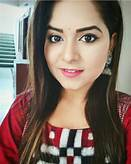
#> input picture model/dataset/amrita_nayak/th (4).jpg, 131 x 164 px, found by its file name
$ jupyter execute --allow-errors Youtuber_face_recognition_module.ipynb   (shell and % lines are left out)
#> lines starting #> are read from the running program, lines starting #| are printed output that depends on the picture; after the words box and inside, x2 and y2 are one past the last pixel; in counts of white or black regions, pixels touching at a corner belong together
[cell 1]
import numpy as np
import cv2
import matplotlib
from matplotlib import pyplot as plt

[cell 2]
#First we need to load the required XML classifiers. Then load our input image (or video) in gray scale mode.

[cell 3]
img=cv2.imread(r"C:\Users\RASHMI RANJAN JENA\Desktop\Jupyter\Celebrities_face_recognition_module\model\dataset\amrita_nayak\th (4).jpg")
#> img is the input picture: shape (164, 131, 3); mean B, G, R 99.5, 110, 128.4

[cell 4]
img.shape
#> Out = (164, 131, 3)

[cell 5]
plt.imshow(img)

[cell 6]
gray=cv2.cvtColor(img,cv2.COLOR_BGR2GRAY)
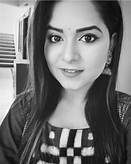
#> gray: shape (164, 131); min 1, max 254, mean 114.3
gray.shape
#> Out = (164, 131)

[cell 7]
plt.imshow(gray,cmap='gray')

[cell 8]
face_cascade = cv2.CascadeClassifier(r"C:\Users\RASHMI RANJAN JENA\Desktop\Jupyter\Celebrities_face_recognition_module\model\opencv\haarcascades\haarcascade_frontalface_default.xml")
eye_cascade = cv2.CascadeClassifier(r"C:\Users\RASHMI RANJAN JENA\Desktop\Jupyter\Celebrities_face_recognition_module\model\opencv\haarcascades\haarcascade_eye.xml")

faces=face_cascade.detectMultiScale(gray,1.3,5)
#> faces = [[34, 10, 77, 77]]
faces
#> Out = [[34, 10, 77, 77]]

[cell 9]
(x,y,w,h)=faces[0]
#> x = 34; y = 10; w = 77; h = 77
x,y,w,h
#> Out = (34, 10, 77, 77)

[cell 10]
face_img=cv2.rectangle(img,(x,y),(x+w,y+h),(255,0,255),2)
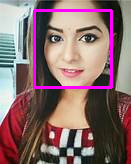
#> face_img: shape (164, 131, 3); mean B, G, R 107.4, 106.5, 135.4
plt.imshow(face_img)

[cell 11]
for (x,y,w,h) in faces:
    face_img = cv2.rectangle(img,(x,y),(x+w,y+h),(255,0,0),1)
    roi_gray = gray[y:y+h,x:x+w]
    roi_color = img[y:y+h,x:x+w]
    eyes = eye_cascade.detectMultiScale(roi_gray)
    for (ex,ey,ew,eh) in eyes:
        cv2.rectangle(roi_color,(ex,ey),(ex+ew,ey+eh),(255,0,0),1)
        cv2.imshow('Face Detection',face_img)
        cv2.waitKey(0)
#> this loop made 1 pass
#> (x, y, w, h, eyes) on pass 1: (34, 10, 77, 77, [[10, 18, 23, 23], [40, 15, 26, 26]])
#> pass 1, `face_img = cv2.rectangle(img,(x,y),(x+w,y+h),(255,0,0),1)`:
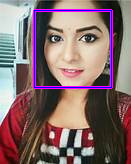
#> face_img: shape (164, 131, 3); 1.43% of pixels changed, all inside (x1, y1, x2, y2) = (34, 10, 112, 88)
#> pass 1, `roi_gray = gray[y:y+h,x:x+w]`:
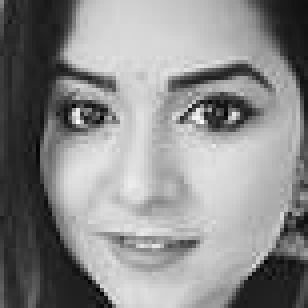
#> roi_gray: shape (77, 77) (shown 4 times larger); min 1, max 254, mean 139.2
#> after the loop:
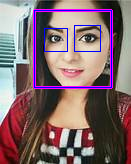
#> img: shape (164, 131, 3); 2.35% of pixels changed, all inside (x1, y1, x2, y2) = (34, 10, 112, 88)
#> after the loop:
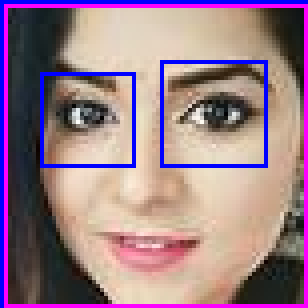
#> roi_color: shape (77, 77, 3) (shown 4 times larger); mean B, G, R 136.9, 123.7, 154

cv2.destroyAllWindows()

[cell 12]
plt.imshow(roi_color,cmap='gray')

[cell 13]
def get_cropped_image_if_2_eyes(image_path):
    img=cv2.imread(image_path)
    gray=cv2.cvtColor(img,cv2.COLOR_BGR2GRAY)
    faces = face_cascade.detectMultiScale(gray,1.3,5)
#> faces = [[34, 10, 77, 77]]
    for (x,y,w,h) in faces:
        roi_gray=gray[y:y+h, x:x+w]
        roi_color = img[y:y+h, x:x+w]
        eyes = eye_cascade.detectMultiScale(roi_gray)
        if len(eyes)>=2:
            return roi_color
#> this loop made 1 pass
#> pass 1, in get_cropped_image_if_2_eyes, `roi_color = img[y:y+h, x:x+w]`:
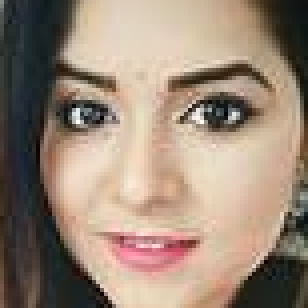
#> roi_color: shape (77, 77, 3) (shown 4 times larger); mean B, G, R 119.1, 135.5, 154.3

[cell 14]
cropped_image = get_cropped_image_if_2_eyes(r"C:\Users\RASHMI RANJAN JENA\Desktop\Jupyter\Celebrities_face_recognition_module\model\dataset\amrita_nayak\th (4).jpg")
plt.imshow(cropped_image)

[cell 15]
path_to_dataset="./dataset/"
path_to_data="./model/"
path_to_cr_data= r"C:\Users\RASHMI RANJAN JENA\Desktop\Jupyter\Celebrities_face_recognition_module\model\cropped"

[cell 16]
import os
img_dirs = []
for entry in os.scandir(path_to_dataset):
    if entry.is_dir():
        img_dirs.append(entry.path)
#> pass 2 of the loop `for entry in os.scandir(path_to_dataset):`:

[cell 17]
img_dirs

[cell 18]
import shutil
if os.path.exists(path_to_cr_data):
    shutil.rmtree(path_to_cr_data)
os.mkdir(path_to_cr_data)

[cell 19]
cropped_image_dirs=[]
Youtuber_file_names_dict = {}

for img_dir in img_dirs:
    Youtuber_name = img_dir.split('/')[-1]
    print(Youtuber_name)

[cell 20]
cropped_image_dirs=[]
Youtuber_file_names_dict = {}

for img_dir in img_dirs:
    count=1
    Youtuber_name = img_dir.split('/')[-1]
    Youtuber_file_names_dict[Youtuber_name] = []
    for entry in os.scandir(img_dir):
        roi_color=get_cropped_image_if_2_eyes(entry.path)
#> the loop in get_cropped_image_if_2_eyes, `for (x,y,w,h) in faces:` made 1 pass
        if roi_color is not None:
            cropped_folder = path_to_cr_data +"/"+ Youtuber_name
            if not os.path.exists(cropped_folder):
                os.makedirs(cropped_folder)
                cropped_image_dirs.append(cropped_folder)
            cropped_file_name = Youtuber_name + str(count) + ".png"
            cropped_file_path = cropped_folder + "/" + cropped_file_name

            cv2.imwrite(cropped_file_path, roi_color)
            Youtuber_file_names_dict[Youtuber_name].append(cropped_file_path)
            count+=1
#> pass 2 of the loop `for img_dir in img_dirs:`:
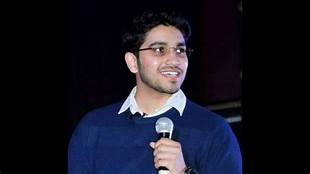
#> input picture model/dataset/aman_dhattarwal/th (13).jpg, 310 x 174 px
#> in get_cropped_image_if_2_eyes, img is the input picture: shape (174, 310, 3); mean B, G, R 35.3, 24.5, 25.1
#> in get_cropped_image_if_2_eyes (call 3), `gray=cv2.cvtColor(img,cv2.COLOR_BGR2GRAY)`:
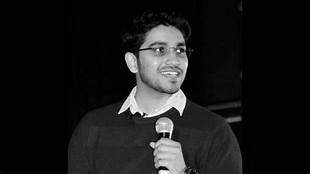
#> gray: shape (174, 310); min 0, max 254, mean 25.9
#> in get_cropped_image_if_2_eyes (call 3), `faces = face_cascade.detectMultiScale(gray,1.3,5)`: faces = [[139, 28, 59, 59]]
#> the loop in get_cropped_image_if_2_eyes (call 3), `for (x,y,w,h) in faces:` made 1 pass
#> (x, y, w, h, eyes) on pass 1: (139, 28, 59, 59, [[10, 9, 22, 22]])
#> pass 1, in get_cropped_image_if_2_eyes (call 3), `roi_color = img[y:y+h, x:x+w]`:
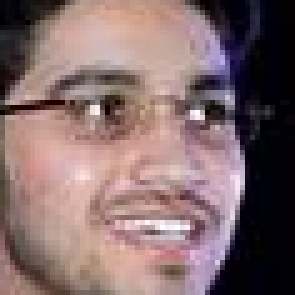
#> roi_color: shape (59, 59, 3) (shown 5 times larger); mean B, G, R 107.4, 106.9, 130.8

# Wavlete transform

[cell 21]
import numpy as np
import pywt
import cv2

def w2d(img,mode = 'hear', level=1):
#> called with mode = 'db1', level = 5
    imArray = img
    #Datatype conversion
    #convert to grayscale
    imArray = cv2.cvtColor(imArray,cv2.COLOR_RGB2GRAY)
    #convert to float
    imArray= np.float32(imArray)
    imArray /= 255;
    #compute coefficients
    coeffs=pywt.wavedec2(imArray, mode, level=level)

    #Process Coefficients
    coeffs_H=list(coeffs)
    coeffs_H[0] *= 0;

    #reconstruction
    imArray_H=pywt.waverec2(coeffs_H, mode);
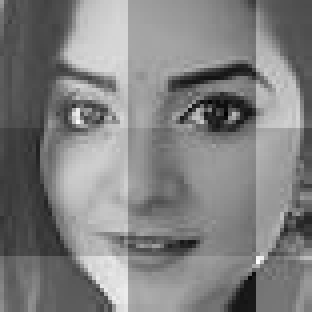
#> imArray_H: shape (78, 78) float32 (shown 4 times larger); min -0.625, max 0.624, mean 0.00553; drawn with min black and max white
    imArray_H *= 255;
    imArray_H = np.uint8(imArray_H)
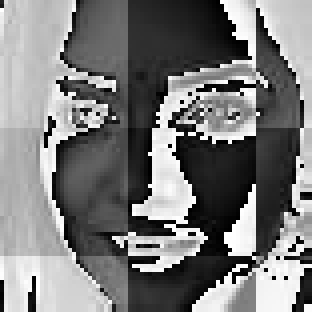
#> imArray_H: shape (78, 78) (shown 4 times larger); min 0, max 255, mean 122.1

    return imArray_H

[cell 22]
im_har = w2d(cropped_image,'db1',5)
plt.imshow(im_har,cmap='gray')

[cell 23]
Youtuber_file_names_dict

[cell 24]
class_dict = {}
count = 0
for Youtuber_name in Youtuber_file_names_dict.keys():
    class_dict[Youtuber_name] = count
    count = count+1
class_dict

[cell 25]
x=[]
y=[]
for Youtuber_name,training_files in Youtuber_file_names_dict.items():
    for training_image in training_files:
        img=cv2.imread(training_image)
        if img is None:
            continue
        scalled_raw_img = cv2.resize(img,(32,32))
        img_har = w2d(img,'db1',5)
        scalled_img_har = cv2.resize(img_har,(32,32))
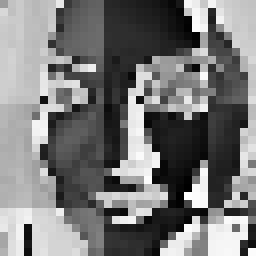
#> scalled_img_har: shape (32, 32) (shown 8 times larger); min 0, max 253, mean 120.9
        np.vstack((scalled_raw_img.reshape(32*32*3,1),scalled_img_har.reshape(32*32,1)))
        combined_img = np.vstack((scalled_raw_img.reshape(32*32*3,1),scalled_img_har.reshape(32*32,1)))
        x.append(combined_img)
        y.append(class_dict[Youtuber_name])
#> pass 2 of the loop `for Youtuber_name,training_files in Youtuber_file_names_dict.items():`:

[cell 26]
len(x[0])

[cell 27]
len(y)

[cell 28]
x[0]

[cell 29]
x=np.array(x).reshape(len(x),4096).astype(float)

[cell 30]
x.shape
#> Out = (1, 4096)
